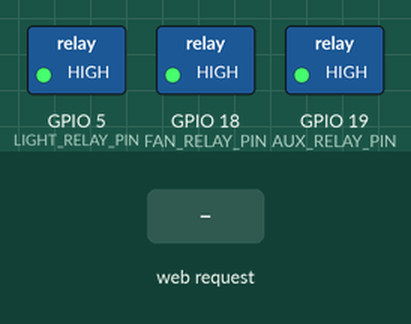
The sketch below on a simulated ESP32. On the bench: switched loads named in the sketch (green lamp = pin HIGH). The test bench sets the inputs (shaded band). WiFi joins after 1.5 s; servers stay silent unless stated; what the sketch prints to the serial monitor is not drawn.

Above: at 2.7 s.
2.8 s: HTTP request GET /light/on received
At 3.4 s:
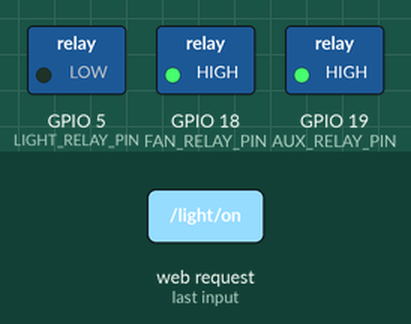
4.3 s: HTTP request GET /fan/on received
At 5.5 s:
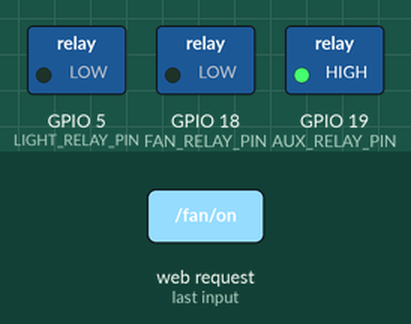
5.8 s: HTTP request GET /light/off received
At 6.7 s:
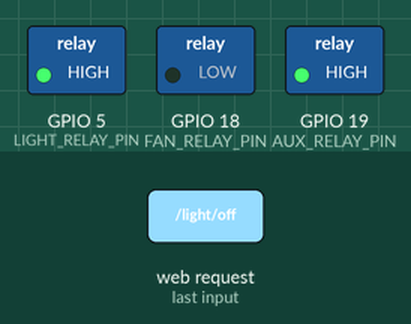
7.3 s: HTTP request GET /aux/on received
At 8.2 s:
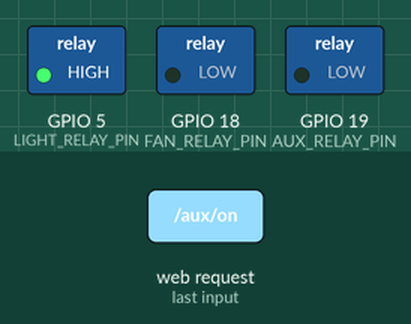
8.8 s: HTTP request GET /fan/off received
At 9.2 s:
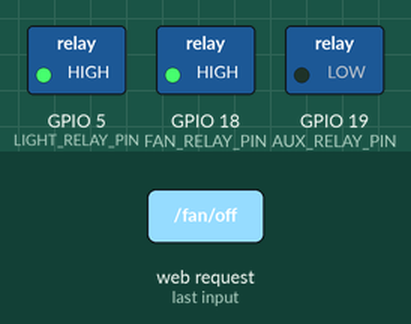
10.3 s: HTTP request GET /light/on received
At 11.5 s:
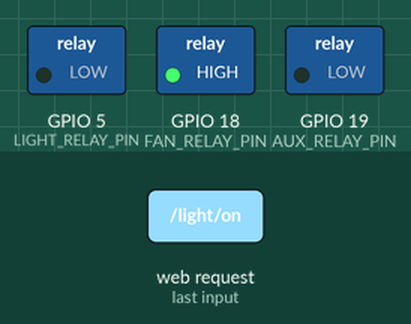
Timing chart, 0 to 12.8 s (numbered marks = the images above; inputs shaded):
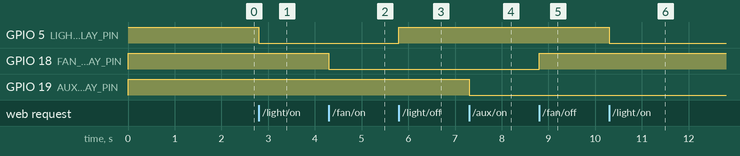

The sketch:

smart_home_automation.ino
```cpp
/*
  IoT Student Lab
  Project 30: Smart Home Automation

  Platform: ESP32

  Concept:
  Wi-Fi + Web Server + Multiple GPIO Outputs
  + State Management + Home Automation

  Learning Flow:

  Browser
      ↓
    Wi-Fi
      ↓
    ESP32
      ↓
  ┌───┼───┐
  ↓   ↓   ↓
Light Fan  Appliance
*/

#include <WiFi.h>
#include <WebServer.h>

// --------------------------------------------------
// Wi-Fi Configuration
// --------------------------------------------------

const char* WIFI_SSID = "YOUR_WIFI_NAME";
const char* WIFI_PASSWORD = "YOUR_WIFI_PASSWORD";

// --------------------------------------------------
// GPIO Configuration
// --------------------------------------------------

const int LIGHT_RELAY_PIN = 5;
const int FAN_RELAY_PIN = 18;
const int AUX_RELAY_PIN = 19;

// Most relay modules are active LOW.
// LOW  = Relay ON
// HIGH = Relay OFF

const int RELAY_ON = LOW;
const int RELAY_OFF = HIGH;

// --------------------------------------------------
// Web Server
// --------------------------------------------------

WebServer server(80);

// --------------------------------------------------
// Device States
// --------------------------------------------------

bool lightState = false;
bool fanState = false;
bool auxState = false;

// --------------------------------------------------
// Apply Relay States
// --------------------------------------------------

void applyRelayStates() {

  digitalWrite(
    LIGHT_RELAY_PIN,
    lightState ? RELAY_ON : RELAY_OFF
  );

  digitalWrite(
    FAN_RELAY_PIN,
    fanState ? RELAY_ON : RELAY_OFF
  );

  digitalWrite(
    AUX_RELAY_PIN,
    auxState ? RELAY_ON : RELAY_OFF
  );
}

// --------------------------------------------------
// Web Page
// --------------------------------------------------

String buildWebPage() {

  String page = R"rawliteral(
<!DOCTYPE html>

<html>

<head>

<meta name="viewport"
      content="width=device-width, initial-scale=1">

<meta http-equiv="refresh"
      content="3">

<title>ESP32 Smart Home</title>

<style>

body {
  font-family: Arial, sans-serif;
  background: #f4f4f4;
  text-align: center;
  margin: 0;
  padding: 30px 15px;
}

.container {
  max-width: 800px;
  margin: auto;
  background: white;
  padding: 30px;
  border-radius: 14px;
}

h1 {
  margin-bottom: 5px;
}

.dashboard {
  display: flex;
  justify-content: center;
  flex-wrap: wrap;
  gap: 15px;
  margin-top: 25px;
}

.card {
  width: 210px;
  padding: 22px;
  background: #eeeeee;
  border-radius: 12px;
}

.status {
  font-size: 25px;
  font-weight: bold;
  margin: 15px 0;
}

.button {
  display: inline-block;
  padding: 12px 20px;
  margin: 5px;
  color: white;
  text-decoration: none;
  border-radius: 7px;
  font-size: 16px;
}

.on {
  background: green;
}

.off {
  background: red;
}

.info {
  text-align: left;
  line-height: 1.9;
  margin-top: 25px;
}

.note {
  margin-top: 25px;
  font-size: 14px;
}

</style>

</head>

<body>

<div class="container">

<h1>IoT Student Lab</h1>

<p>
Project 30 — Smart Home Automation
</p>

<div class="dashboard">

<!-- LIGHT -->

<div class="card">

<h2>Light</h2>

<div class="status">
)rawliteral";

  page += lightState ? "ON" : "OFF";

  page += R"rawliteral(
</div>

<a class="button on"
   href="/light/on">
ON
</a>

<a class="button off"
   href="/light/off">
OFF
</a>

</div>

<!-- FAN -->

<div class="card">

<h2>Fan</h2>

<div class="status">
)rawliteral";

  page += fanState ? "ON" : "OFF";

  page += R"rawliteral(
</div>

<a class="button on"
   href="/fan/on">
ON
</a>

<a class="button off"
   href="/fan/off">
OFF
</a>

</div>

<!-- AUX -->

<div class="card">

<h2>Auxiliary</h2>

<div class="status">
)rawliteral";

  page += auxState ? "ON" : "OFF";

  page += R"rawliteral(
</div>

<a class="button on"
   href="/aux/on">
ON
</a>

<a class="button off"
   href="/aux/off">
OFF
</a>

</div>

</div>

<div class="card info">

<h2>Network Information</h2>

<strong>SSID:</strong>
)rawliteral";

  page += WiFi.SSID();

  page += R"rawliteral(
<br>

<strong>IP Address:</strong>
)rawliteral";

  page += WiFi.localIP().toString();

  page += R"rawliteral(
<br>

<strong>RSSI:</strong>
)rawliteral";

  page += String(WiFi.RSSI());

  page += R"rawliteral(
 dBm
<br>

<strong>Light GPIO:</strong> 5
<br>

<strong>Fan GPIO:</strong> 18
<br>

<strong>Auxiliary GPIO:</strong> 19

</div>

<p class="note">
Local network smart-home demonstration.
</p>

</div>

</body>

</html>
)rawliteral";

  return page;
}

// --------------------------------------------------
// Root Handler
// --------------------------------------------------

void handleRoot() {

  server.send(
    200,
    "text/html",
    buildWebPage()
  );
}

// --------------------------------------------------
// Light Control
// --------------------------------------------------

void handleLightOn() {

  lightState = true;

  digitalWrite(
    LIGHT_RELAY_PIN,
    RELAY_ON
  );

  Serial.println("Light → ON");

  server.send(
    200,
    "text/html",
    buildWebPage()
  );
}

void handleLightOff() {

  lightState = false;

  digitalWrite(
    LIGHT_RELAY_PIN,
    RELAY_OFF
  );

  Serial.println("Light → OFF");

  server.send(
    200,
    "text/html",
    buildWebPage()
  );
}

// --------------------------------------------------
// Fan Control
// --------------------------------------------------

void handleFanOn() {

  fanState = true;

  digitalWrite(
    FAN_RELAY_PIN,
    RELAY_ON
  );

  Serial.println("Fan → ON");

  server.send(
    200,
    "text/html",
    buildWebPage()
  );
}

void handleFanOff() {

  fanState = false;

  digitalWrite(
    FAN_RELAY_PIN,
    RELAY_OFF
  );

  Serial.println("Fan → OFF");

  server.send(
    200,
    "text/html",
    buildWebPage()
  );
}

// --------------------------------------------------
// Auxiliary Device Control
// --------------------------------------------------

void handleAuxOn() {

  auxState = true;

  digitalWrite(
    AUX_RELAY_PIN,
    RELAY_ON
  );

  Serial.println("Auxiliary → ON");

  server.send(
    200,
    "text/html",
    buildWebPage()
  );
}

void handleAuxOff() {

  auxState = false;

  digitalWrite(
    AUX_RELAY_PIN,
    RELAY_OFF
  );

  Serial.println("Auxiliary → OFF");

  server.send(
    200,
    "text/html",
    buildWebPage()
  );
}

// --------------------------------------------------
// All Devices OFF
// --------------------------------------------------

void handleAllOff() {

  lightState = false;
  fanState = false;
  auxState = false;

  applyRelayStates();

  Serial.println("All devices → OFF");

  server.send(
    200,
    "text/html",
    buildWebPage()
  );
}

// --------------------------------------------------
// Status API
// --------------------------------------------------

void handleStatus() {

  String status = "{";

  status += "\"light\":";
  status += lightState ? "true" : "false";

  status += ",\"fan\":";
  status += fanState ? "true" : "false";

  status += ",\"auxiliary\":";
  status += auxState ? "true" : "false";

  status += "}";

  server.send(
    200,
    "application/json",
    status
  );
}

// --------------------------------------------------
// 404 Handler
// --------------------------------------------------

void handleNotFound() {

  String message = "404 - Page Not Found\n\n";

  message += "Requested URI: ";
  message += server.uri();

  server.send(
    404,
    "text/plain",
    message
  );
}

// --------------------------------------------------
// Wi-Fi Connection
// --------------------------------------------------

void connectToWiFi() {

  WiFi.mode(WIFI_STA);

  WiFi.begin(
    WIFI_SSID,
    WIFI_PASSWORD
  );

  Serial.print("Connecting to Wi-Fi");

  while (
    WiFi.status() != WL_CONNECTED
  ) {

    delay(500);

    Serial.print(".");
  }

  Serial.println();

  Serial.println("Wi-Fi connected!");

  Serial.print("SSID: ");
  Serial.println(WiFi.SSID());

  Serial.print("IP Address: ");
  Serial.println(WiFi.localIP());

  Serial.print("RSSI: ");
  Serial.print(WiFi.RSSI());

  Serial.println(" dBm");
}

// --------------------------------------------------
// Setup
// --------------------------------------------------

void setup() {

  Serial.begin(115200);

  pinMode(
    LIGHT_RELAY_PIN,
    OUTPUT
  );

  pinMode(
    FAN_RELAY_PIN,
    OUTPUT
  );

  pinMode(
    AUX_RELAY_PIN,
    OUTPUT
  );

  // Safe startup state
  lightState = false;
  fanState = false;
  auxState = false;

  applyRelayStates();

  Serial.println();

  Serial.println("================================");
  Serial.println("      IoT Student Lab");
  Serial.println(" Project 30: Smart Home");
  Serial.println("          Automation");
  Serial.println("================================");

  connectToWiFi();

  // Main page
  server.on(
    "/",
    handleRoot
  );

  // Light
  server.on(
    "/light/on",
    handleLightOn
  );

  server.on(
    "/light/off",
    handleLightOff
  );

  // Fan
  server.on(
    "/fan/on",
    handleFanOn
  );

  server.on(
    "/fan/off",
    handleFanOff
  );

  // Auxiliary
  server.on(
    "/aux/on",
    handleAuxOn
  );

  server.on(
    "/aux/off",
    handleAuxOff
  );

  // Emergency / master OFF
  server.on(
    "/all/off",
    handleAllOff
  );

  // Machine-readable status
  server.on(
    "/status",
    handleStatus
  );

  server.onNotFound(
    handleNotFound
  );

  server.begin();

  Serial.println(
    "Smart Home web server started."
  );

  Serial.print("Open: http://");

  Serial.println(
    WiFi.localIP()
  );

  Serial.println();
  Serial.println("All devices initialized OFF.");
}

// --------------------------------------------------
// Main Loop
// --------------------------------------------------

void loop() {

  server.handleClient();

  delay(10);
}
```

Measured:
- after the input at 2.8 s, GPIO 5 (LIGHT_RELAY_PIN): HIGH → LOW at once
- after the input at 4.3 s, GPIO 18 (FAN_RELAY_PIN): HIGH → LOW at once
- after the input at 5.8 s, GPIO 5 (LIGHT_RELAY_PIN): LOW → HIGH at once
- after the input at 7.3 s, GPIO 19 (AUX_RELAY_PIN): HIGH → LOW at once
- after the input at 8.8 s, GPIO 18 (FAN_RELAY_PIN): LOW → HIGH at once
- after the input at 10.3 s, GPIO 5 (LIGHT_RELAY_PIN): HIGH → LOW at once
